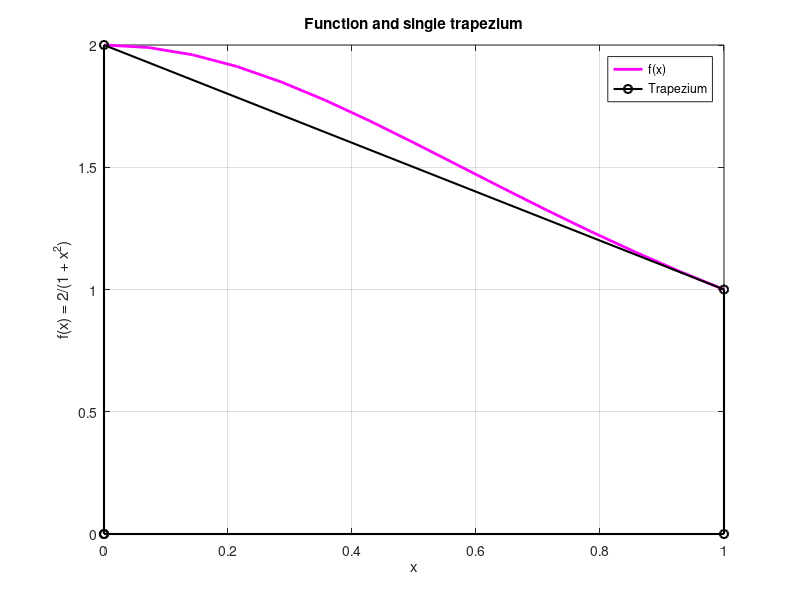

Source code (MATLAB):
% a) integral with trapezium = (b-a)/2 * (f(a) + f(b)) with a = 0; b = 1
f = @(x) 2 ./ (1 + x.^2);

a = 0;
b = 1;
fa = f(a);
fb = f(b);

integral_trapezium = (b - a)/2 * (fa + fb);

fprintf('Approximation with trapezium quadrature formula: %f\n', integral_trapezium);


% b) graph of f and graph of trapezium with vertices (0,0), (0,f(0)), (1,f(1)), and (1,0).

figure;
fplot(f, [a b], 'm', 'LineWidth', 2);
hold on;

% trapezium points: (0,0) (0,f(0)) (1,f(1)) (1,0) (0,0)
plot([0 0 1 1 0], [0 fa fb 0 0], 'k-o', 'LineWidth', 1.5, 'MarkerSize', 6);
grid on;

xlabel('x');
ylabel('f(x) = 2/(1 + x^2)');
title('Function and single trapezium');
legend('f(x)', 'Trapezium', 'Location', 'Best');
hold off;


% c) integral with Simpson's = (b-a)/6 * [ f(a) + 4*f((a+b)/2) + f(b) ]
integral_simpsons = (b - a)/6 * ( f(a) + 4*f((a + b)/2) + f(b) );

fprintf('Approximation with Simpson s quadrature formula: %f\n', integral_simpsons);

